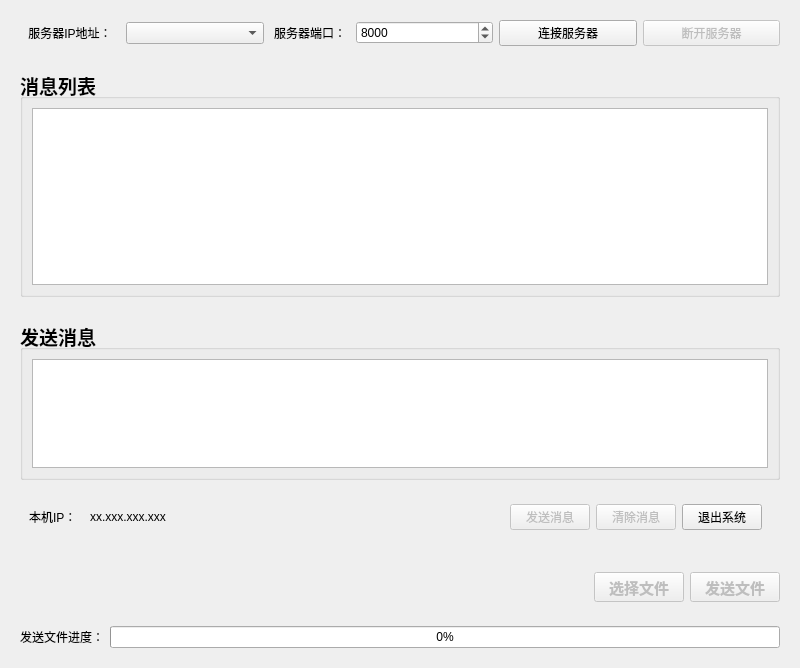
<?xml version="1.0" encoding="UTF-8"?>
<ui version="4.0">
 <class>MyClient</class>
 <widget class="QWidget" name="MyClient">
  <property name="geometry">
   <rect>
    <x>0</x>
    <y>0</y>
    <width>800</width>
    <height>668</height>
   </rect>
  </property>
  <property name="minimumSize">
   <size>
    <width>800</width>
    <height>668</height>
   </size>
  </property>
  <property name="maximumSize">
   <size>
    <width>800</width>
    <height>668</height>
   </size>
  </property>
  <property name="windowTitle">
   <string>MyClient</string>
  </property>
  <layout class="QVBoxLayout" name="verticalLayout_2">
   <item>
    <widget class="QWidget" name="widget" native="true">
     <layout class="QHBoxLayout" name="horizontalLayout">
      <item>
       <widget class="QLabel" name="label">
        <property name="maximumSize">
         <size>
          <width>100</width>
          <height>16777215</height>
         </size>
        </property>
        <property name="text">
         <string>服务器IP地址：</string>
        </property>
        <property name="alignment">
         <set>Qt::AlignCenter</set>
        </property>
       </widget>
      </item>
      <item>
       <widget class="QComboBox" name="serverIP"/>
      </item>
      <item>
       <widget class="QLabel" name="label_2">
        <property name="maximumSize">
         <size>
          <width>80</width>
          <height>16777215</height>
         </size>
        </property>
        <property name="text">
         <string>服务器端口：</string>
        </property>
        <property name="alignment">
         <set>Qt::AlignCenter</set>
        </property>
       </widget>
      </item>
      <item>
       <widget class="QSpinBox" name="serverPort">
        <property name="maximum">
         <number>65535</number>
        </property>
        <property name="value">
         <number>8000</number>
        </property>
       </widget>
      </item>
      <item>
       <widget class="QPushButton" name="serverConnectBtn">
        <property name="text">
         <string>连接服务器</string>
        </property>
       </widget>
      </item>
      <item>
       <widget class="QPushButton" name="serverDisconnectBtn">
        <property name="enabled">
         <bool>false</bool>
        </property>
        <property name="text">
         <string>断开服务器</string>
        </property>
       </widget>
      </item>
     </layout>
    </widget>
   </item>
   <item>
    <widget class="QWidget" name="widget_2" native="true">
     <layout class="QHBoxLayout" name="horizontalLayout_3">
      <item>
       <widget class="QGroupBox" name="groupBox">
        <property name="font">
         <font>
          <pointsize>14</pointsize>
          <weight>75</weight>
          <bold>true</bold>
         </font>
        </property>
        <property name="title">
         <string>消息列表</string>
        </property>
        <layout class="QHBoxLayout" name="horizontalLayout_2">
         <item>
          <widget class="QTextBrowser" name="msgShowList"/>
         </item>
        </layout>
       </widget>
      </item>
     </layout>
    </widget>
   </item>
   <item>
    <widget class="QWidget" name="widget_3" native="true">
     <property name="maximumSize">
      <size>
       <width>16777215</width>
       <height>260</height>
      </size>
     </property>
     <layout class="QVBoxLayout" name="verticalLayout">
      <item>
       <widget class="QGroupBox" name="groupBox_2">
        <property name="font">
         <font>
          <pointsize>14</pointsize>
          <weight>75</weight>
          <bold>true</bold>
         </font>
        </property>
        <property name="title">
         <string>发送消息</string>
        </property>
        <layout class="QHBoxLayout" name="horizontalLayout_4">
         <item>
          <widget class="QTextEdit" name="sendMsgList"/>
         </item>
        </layout>
       </widget>
      </item>
      <item>
       <widget class="QWidget" name="widget_5" native="true">
        <layout class="QHBoxLayout" name="horizontalLayout_5">
         <item>
          <widget class="QLabel" name="label_4">
           <property name="text">
            <string>本机IP：</string>
           </property>
          </widget>
         </item>
         <item>
          <widget class="QLabel" name="localIP">
           <property name="minimumSize">
            <size>
             <width>90</width>
             <height>0</height>
            </size>
           </property>
           <property name="text">
            <string>xx.xxx.xxx.xxx</string>
           </property>
           <property name="alignment">
            <set>Qt::AlignCenter</set>
           </property>
          </widget>
         </item>
         <item>
          <spacer name="horizontalSpacer">
           <property name="orientation">
            <enum>Qt::Horizontal</enum>
           </property>
           <property name="sizeHint" stdset="0">
            <size>
             <width>40</width>
             <height>20</height>
            </size>
           </property>
          </spacer>
         </item>
         <item>
          <widget class="QWidget" name="widget_6" native="true">
           <layout class="QHBoxLayout" name="horizontalLayout_7">
            <item>
             <widget class="QPushButton" name="sendMsgBtn">
              <property name="enabled">
               <bool>false</bool>
              </property>
              <property name="text">
               <string>发送消息</string>
              </property>
             </widget>
            </item>
            <item>
             <widget class="QPushButton" name="clearMsgBtn">
              <property name="enabled">
               <bool>false</bool>
              </property>
              <property name="text">
               <string>清除消息</string>
              </property>
             </widget>
            </item>
            <item>
             <widget class="QPushButton" name="exitSysBtn">
              <property name="text">
               <string>退出系统</string>
              </property>
             </widget>
            </item>
           </layout>
          </widget>
         </item>
        </layout>
       </widget>
      </item>
     </layout>
    </widget>
   </item>
   <item>
    <widget class="QWidget" name="widget_7" native="true">
     <layout class="QHBoxLayout" name="horizontalLayout_8">
      <item>
       <spacer name="horizontalSpacer_2">
        <property name="orientation">
         <enum>Qt::Horizontal</enum>
        </property>
        <property name="sizeHint" stdset="0">
         <size>
          <width>569</width>
          <height>20</height>
         </size>
        </property>
       </spacer>
      </item>
      <item>
       <widget class="QPushButton" name="fileSelectBtn">
        <property name="enabled">
         <bool>false</bool>
        </property>
        <property name="minimumSize">
         <size>
          <width>90</width>
          <height>30</height>
         </size>
        </property>
        <property name="font">
         <font>
          <pointsize>11</pointsize>
          <weight>75</weight>
          <bold>true</bold>
         </font>
        </property>
        <property name="text">
         <string>选择文件</string>
        </property>
       </widget>
      </item>
      <item>
       <widget class="QPushButton" name="fileSendBtn">
        <property name="enabled">
         <bool>false</bool>
        </property>
        <property name="minimumSize">
         <size>
          <width>90</width>
          <height>30</height>
         </size>
        </property>
        <property name="font">
         <font>
          <pointsize>11</pointsize>
          <weight>75</weight>
          <bold>true</bold>
         </font>
        </property>
        <property name="text">
         <string>发送文件</string>
        </property>
       </widget>
      </item>
     </layout>
    </widget>
   </item>
   <item>
    <widget class="QWidget" name="widget_4" native="true">
     <layout class="QHBoxLayout" name="horizontalLayout_6">
      <item>
       <widget class="QLabel" name="label_3">
        <property name="text">
         <string>发送文件进度：</string>
        </property>
       </widget>
      </item>
      <item>
       <widget class="QProgressBar" name="fileProgressBar">
        <property name="value">
         <number>0</number>
        </property>
       </widget>
      </item>
     </layout>
    </widget>
   </item>
  </layout>
 </widget>
 <resources/>
 <connections/>
</ui>
